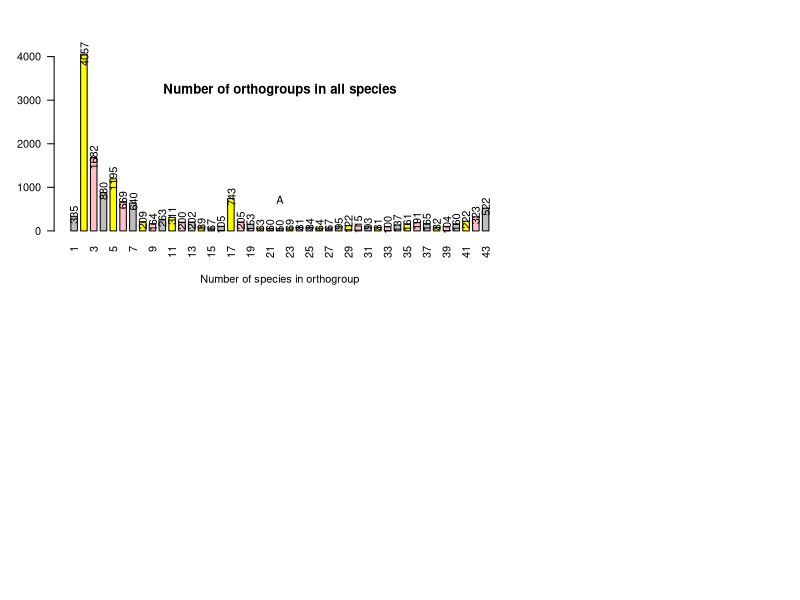

Recreate this plot in R. (Note: this script raises an error after producing the figure.)
a2=read.csv("Statistics_Overall.csv",skip=46,nrows=43,header=T,row.names=1)

png("figure_1.png",width=800,height=700,res=111)
m1 <- matrix(c(1, 1, 2, 3, 4, 5), nrow = 2, byrow = TRUE)
layout(m1)
b11=barplot(a2$Number.of.orthogroups,xpd=T,xlab="Number of species in orthogroup",names=1:43,space=0.5,col=c('grey','yellow','pink'),las=2) 
text(b11,a2$Number.of.orthogroups,srt=90,xpd=T,col='black',format(a2$Number.of.orthogroups))
title("Number of orthogroups in all species",adj=0.5,line=-3,sub="A") 
 
nms=c("<1","1","2","3","4","5","6","7","8","9","10","11-15","16-20","21-50") 
b12=barplot(a1$Number.of.orthogroups,xpd=T,xlab="Avg. no. of genes per-sp. in orthogroup",names=nms,space=0.5,col=c('grey','yellow','pink'),las=2)
text(b12,a1$Number.of.orthogroups,srt=90,xpd=T,col='black',format(a1$Number.of.orthogroups))
title("Number of orthogroups",adj=0.5,line=-3,sub="B") 
 
b13=barplot(a1$Percentage.of.orthogroups,xpd=T,xlab="Avg. no. of genes per-sp. in orthogroup",names=nms,space=0.5,col=c('grey','yellow','pink'),las=2)
text(b13,a1$Percentage.of.orthogroups,srt=90,xpd=T,col='black',format(a1$Percentage.of.orthogroups))
title("% of orthogroups",adj=0.5,line=-3,sub="C") 
 
b14=barplot(a1$Number.of.genes,xpd=T,xlab="Avg. no. of genes per-sp. in orthogroup",names=nms,space=0.5,col=c('grey','yellow','pink'),las=2)
text(b14,a1$Number.of.genes,srt=90,xpd=T,col='black',format(a1$Number.of.genes))
title("Number of genes",adj=0.5,line=-3,sub="D") 
 
b15=barplot(a1$Percentage.of.genes,xpd=T,xlab="Avg. no. of genes per-sp. in orthogroup",names=nms,space=0.5,col=c('grey','yellow','pink'),las=2) 
text(b15,a1$Percentage.of.genes,srt=90,xpd=T,col='black',format(a1$Percentage.of.genes))
title("% of genes",adj=0.5,line=-3,sub="E") 
dev.off()
